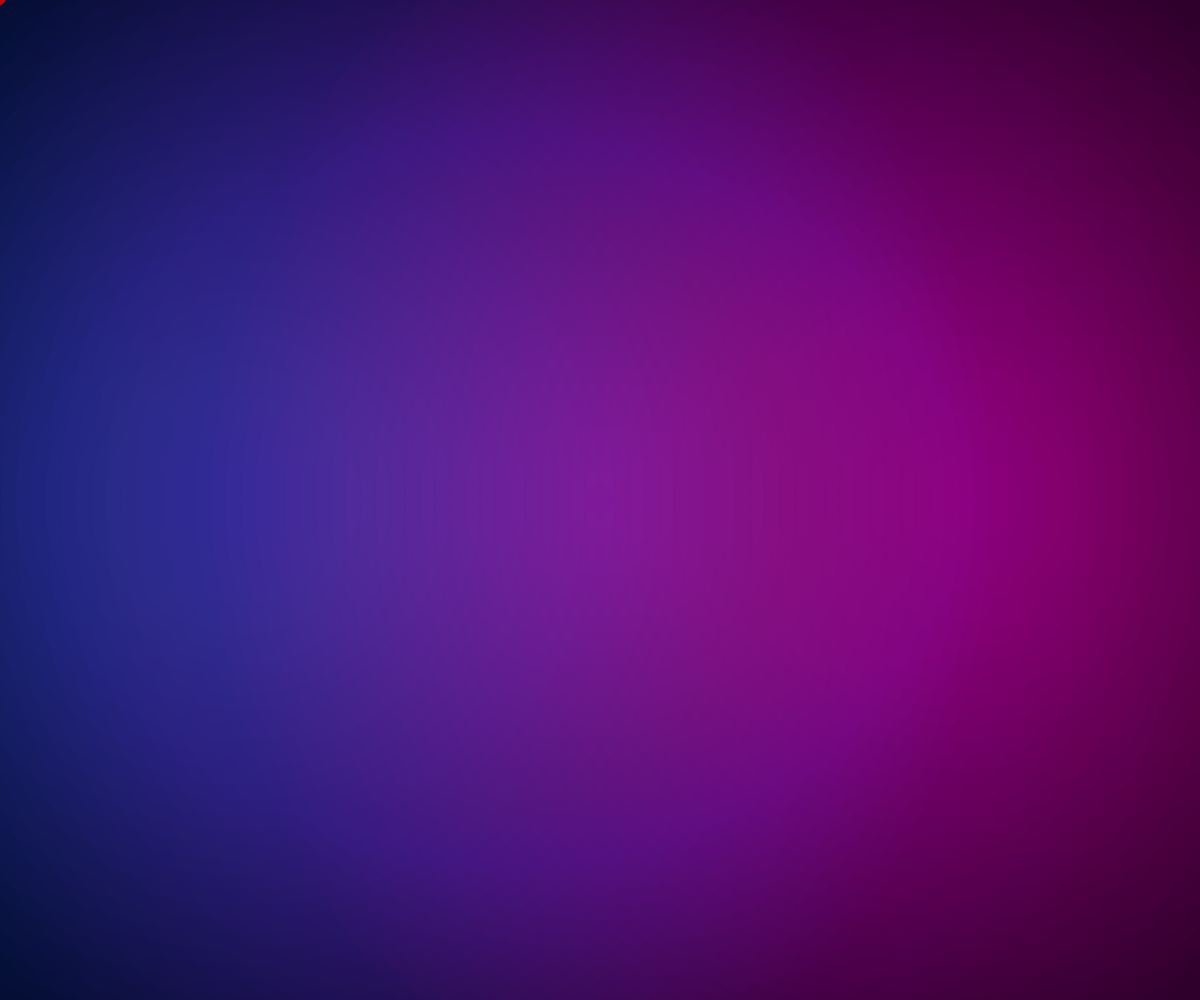
Frame 1 (no input)
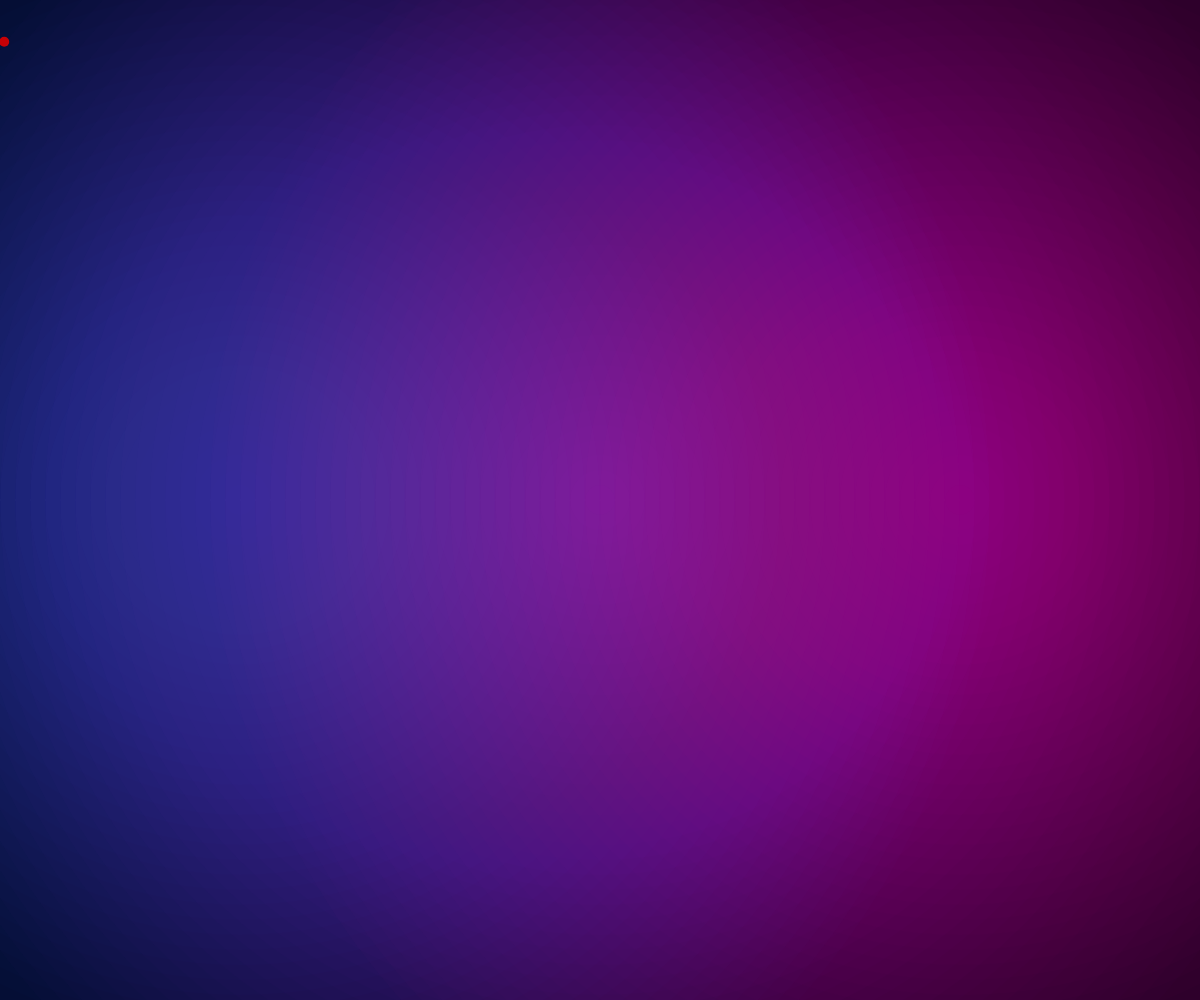
Frame 60 (no input)
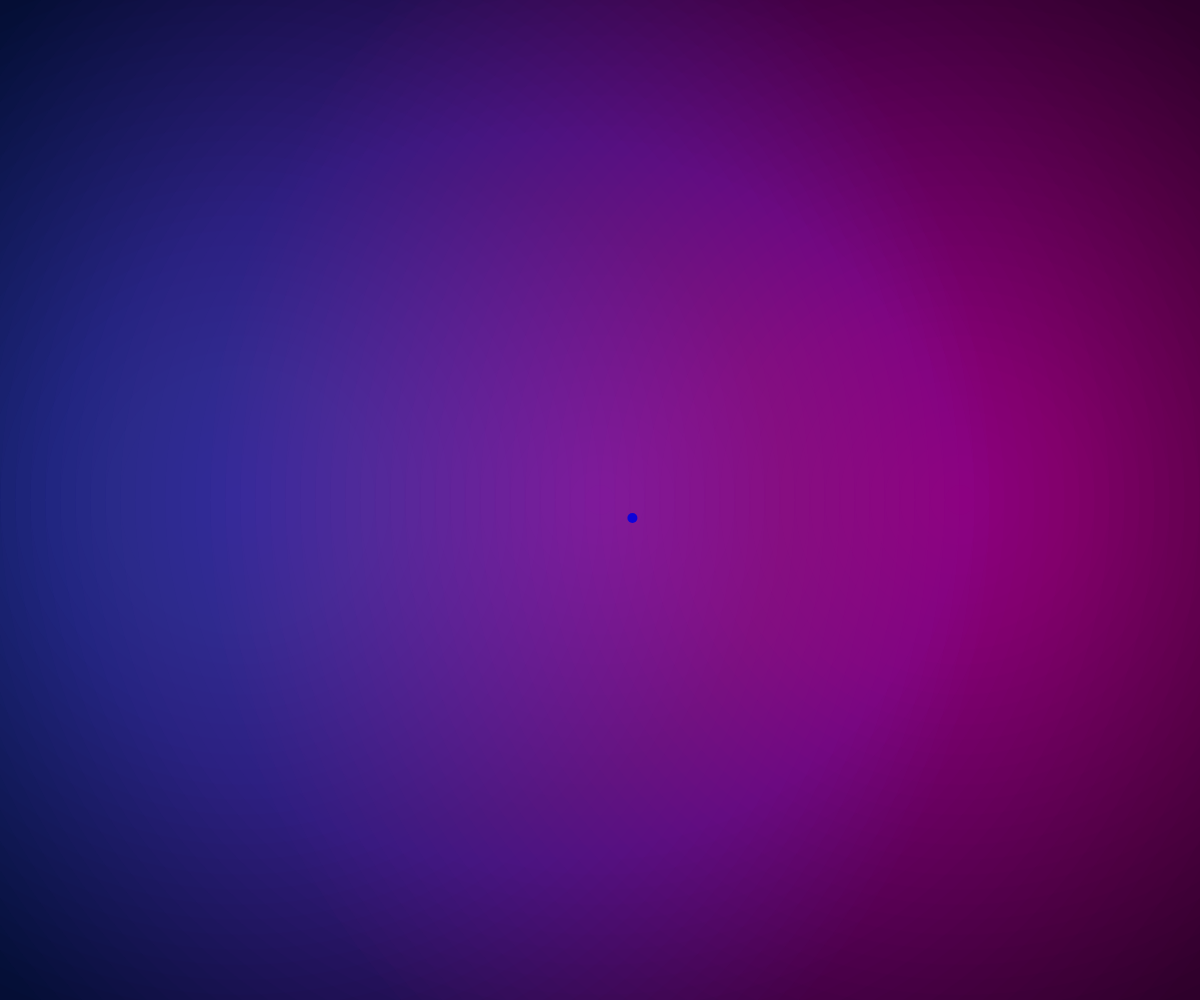
Frame 120 (the mouse pressed at the canvas centre since frame 60)

The p5.js sketch that drew these frames (run headless with seeded random() and noise() and a simulated clock; from frame 60 on, the mouse is pressed at the canvas centre):

// p5.js sketch
// ── sketch.js
// 最終課題を制作しよう
let k = 0;
let x = 0;
let y = 0;
let vx = 0;
let vy = 0;

function setup() {
  createCanvas(windowWidth, windowHeight);
}

function draw() {
  background(5, 0, 15);
  noStroke();

  // 青い光
  for (let i = 50; i > 0; i--) {
    fill(0, 80, 255, 3);
    ellipse(width * 0.2, height * 0.5, i * 30, i * 30);
  }

  // 紫の光
  for (let i = 50; i > 0; i--) {
    fill(130, 0, 255, 3);
    ellipse(width * 0.5, height * 0.5, i * 30, i * 30);
  }

  // ピンクの光
  for (let i = 50; i > 0; i--) {
    fill(255, 0, 150, 3);
    ellipse(width * 0.8, height * 0.5, i * 30, i * 30);
  }

  // 粒子の移動
  x += vx;
  y += vy;

  // 粒子の表示
  if (k < 3) {
    fill(225, 0, 0, 225);
    vx = vx + random(-1, 1);
    vy = vy + random(-1, 1);
    if (x > width || x < 0) {
      vx = -vx
    }
    if (y > height || y < 0) {
      vy = -vy;
    }
    vx = constrain(vx, -10, 10);
    vy = constrain(vy, -10, 10);
  }
  else if (k < 7) {

    fill(0, 225, 0, 225);
    vx += random(-0.05, 0.05);
    vy += random(-0.1, 0.1);
    vx = constrain(vx, -1, 1);
    vy = constrain(vy, -1, 1);
    if (x > width || x < 0) {
      vx = -vx
    }
    if (y > height || y < 0) {
      vy = -vy;
    }

  }
  else {

    fill(0, 0, 225, 225);
    
    y += 0.3;

    // 上下にふわふわ揺れる
    x += sin(frameCount * 0.03) * 1.5;
    if (x > width || x < 0) {
      x-=sin(frameCount * 0.03) * 1.5;
    }
    if (y > height || y < 0) {
      y -= 0.3;
    }

    vx = constrain(vx, -1, 1);
    vy = constrain(vy, -1, 1);

  }

  ellipse(x, y, 10, 10);
}

// クリックした場所に粒子を発生させる
function mousePressed() {
  x = mouseX;
  y = mouseY;
  k = random(0, 10)
  if (k < 3) {
    vy = 0;
    vx = 0;
  }
  else if (k < 7) {
    vy = 0;
    vx = 0;
  }
  else {
    vy = 0;
    vx = 0;

  }
}

function windowResized() {
  resizeCanvas(windowWidth, windowHeight);
}
